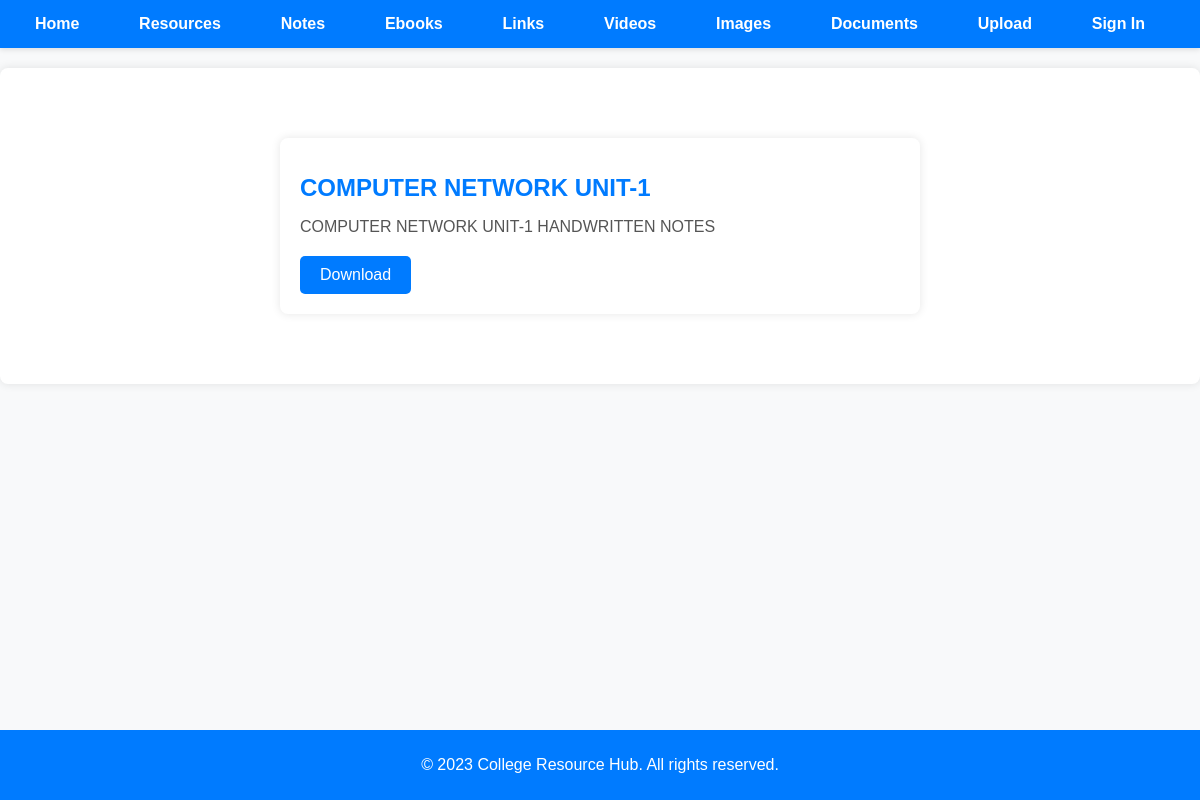
The page /resources/documents/19/ on the database its author committed.
### resources/models.py (models this page shows, shortened)
class Resource(models.Model):
    title = models.CharField(max_length=255)
    description = models.TextField()
    upload_date = models.DateTimeField(auto_now_add=True)
    uploader = models.ForeignKey(settings.AUTH_USER_MODEL, on_delete=models.CASCADE)  # Use AUTH_USER_MODEL
    resource_type = models.ForeignKey(ResourceType, on_delete=models.SET_NULL, null=True)

### resources/views.py (the view)
# urls.py: path('documents/<int:pk>/', DocumentDetailView.as_view(), name='document-detail'),
class DocumentDetailView(DetailView):
    model = Document
    template_name = 'resources/document_detail.html'
    context_object_name = 'document'

### resources/templates/resources/document_detail.html (shortened to what this page needs)
{% extends 'base.html' %}
{% load static %}
{% block content %}
  <div class="document-details-container">
    <h1 style="color: #007bff; font-size: 24px; margin-bottom: 10px;">{{ document.title }}</h1>
    <p style="font-size: 16px; color: #555; margin-bottom: 20px;">{{ document.description }}</p>
    <a href="{{ document.file.url }}" style="display: inline-block; padding: 10px 20px; background-color: #007bff; color: #fff; text-decoration: none; border-radius: 5px;" download>Download</a>
  </div>
{% endblock %}

### resources/static/css/style.css (style rules this page uses)
body { font-family: 'Arial', sans-serif; margin: 0; padding: 0; background-color: #f8f8f8; color: #333; }

### resources/templates/base.html (style rules this page uses)
body { font-family: 'Arial', sans-serif; margin: 0; padding: 0; background-color: #f8f9fa; }

### resources/templates/resources/document_detail.html (style rules this page uses)
.document-details-container { max-width: 600px; margin: 50px auto; padding: 20px; background-color: #fff; box-shadow: 0 0 10px rgba(0, 0, 0, 0.1); border-radius: 8px; }

### rows shown on the page
Resource: title "COMPUTER NETWORK UNIT-1", description "COMPUTER NETWORK UNIT-1 HANDWRITTEN NOTES"
